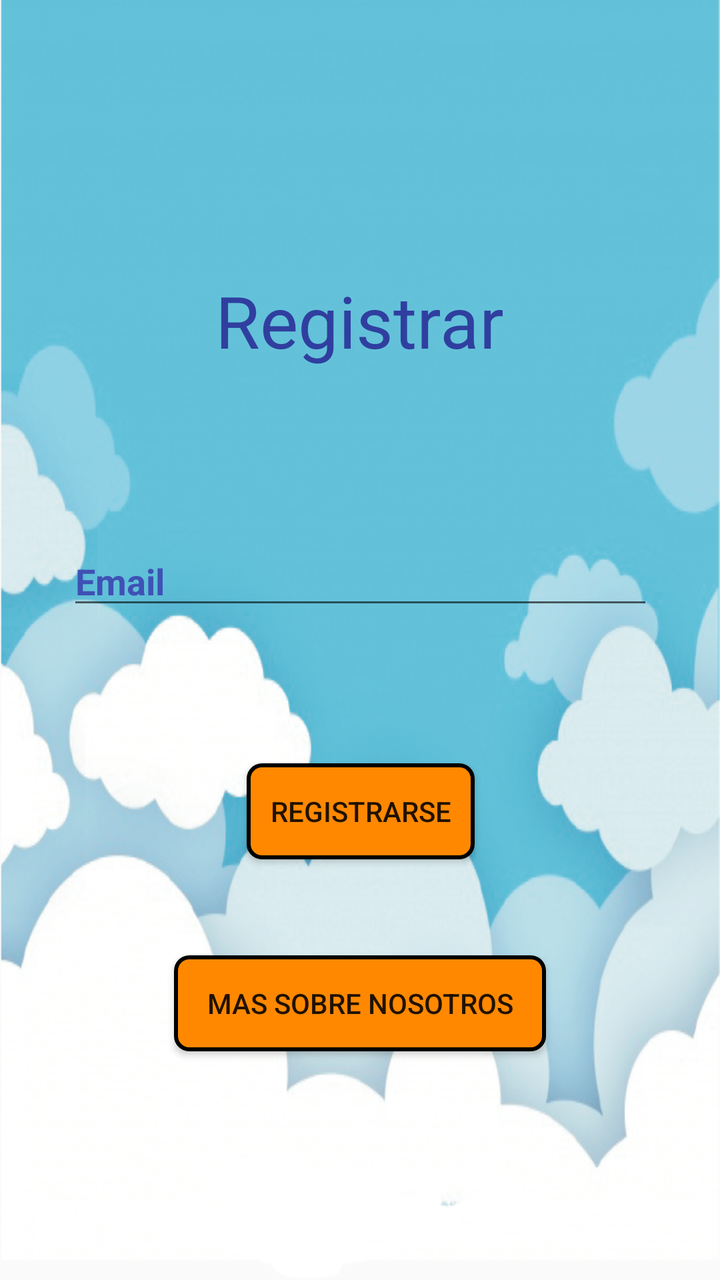
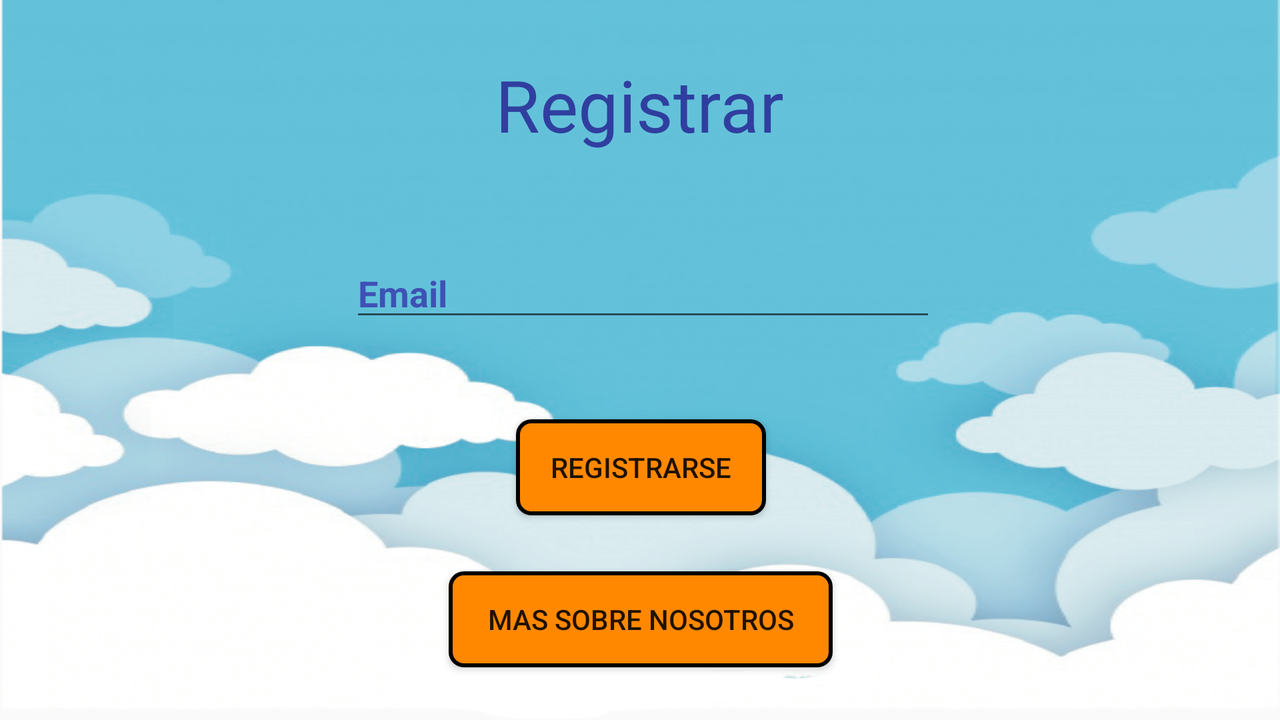

One screen, two layout resources from the same app: the default and the repository's alternative for another configuration. Each is rendered where Android would select it; the XML of both is given below.
<!-- AndroidManifest.xml: application theme AppTheme -->
<!-- res/layout/activity_register.xml -->
<?xml version="1.0" encoding="utf-8"?>

<android.support.constraint.ConstraintLayout xmlns:android="http://schemas.android.com/apk/res/android"
    xmlns:app="http://schemas.android.com/apk/res-auto"
    xmlns:tools="http://schemas.android.com/tools"
    android:layout_width="match_parent"
    android:layout_height="match_parent"
    android:background="@drawable/prueva_cielo"
    tools:context=".activity.RegisterActivity">

    <TextView
        android:id="@+id/setRegister"
        android:layout_width="wrap_content"
        android:layout_height="wrap_content"
        android:layout_marginStart="4dp"
        android:layout_marginTop="136dp"
        android:layout_marginEnd="8dp"
        android:text="@string/setRegister"
        android:textColor="@color/colorPrimaryDark"
        android:textSize="36sp"
        app:layout_constraintEnd_toEndOf="parent"
        app:layout_constraintHorizontal_bias="0.509"
        app:layout_constraintStart_toStartOf="parent"
        app:layout_constraintTop_toTopOf="parent" />

    <EditText
        android:id="@+id/emailIn"
        android:layout_width="293dp"
        android:layout_height="wrap_content"
        android:layout_marginStart="8dp"
        android:layout_marginTop="84dp"
        android:layout_marginEnd="8dp"
        android:ems="10"
        android:hint="Email"
        android:inputType="textEmailAddress"
        android:textColor="@color/colorBlack"
        android:textColorHighlight="@color/colorPrimary"
        android:textColorHint="@color/colorPrimary"
        android:textStyle="bold"
        app:layout_constraintEnd_toEndOf="parent"
        app:layout_constraintHorizontal_bias="0.506"
        app:layout_constraintStart_toStartOf="parent"
        app:layout_constraintTop_toBottomOf="@+id/setRegister" />

    <Button
        android:id="@+id/btnRegister"
        android:layout_width="114dp"
        android:layout_height="wrap_content"
        android:layout_marginStart="8dp"
        android:layout_marginTop="72dp"
        android:layout_marginEnd="8dp"
        android:background="@drawable/boton_redondo"
        android:text="@string/btnRegister"
        app:layout_constraintEnd_toEndOf="parent"
        app:layout_constraintHorizontal_bias="0.501"
        app:layout_constraintStart_toStartOf="parent"
        app:layout_constraintTop_toBottomOf="@+id/emailIn" />

    <Button
        android:id="@+id/btnInfo"
        android:layout_width="186dp"
        android:layout_height="wrap_content"
        android:layout_marginStart="8dp"
        android:layout_marginTop="48dp"
        android:layout_marginEnd="8dp"
        android:background="@drawable/boton_redondo"
        android:text="@string/btnInfo"
        app:layout_constraintEnd_toEndOf="parent"
        app:layout_constraintStart_toStartOf="parent"
        app:layout_constraintTop_toBottomOf="@+id/btnRegister" />

    <ProgressBar
        android:id="@+id/progressBar"
        style="?android:attr/progressBarStyleHorizontal"
        android:layout_width="0dp"
        android:layout_height="30dp"
        android:layout_marginStart="8dp"
        android:layout_marginTop="8dp"
        android:layout_marginEnd="8dp"
        android:visibility="gone"
        app:layout_constraintEnd_toEndOf="parent"
        app:layout_constraintHorizontal_bias="0.498"
        app:layout_constraintStart_toStartOf="parent"
        app:layout_constraintTop_toTopOf="parent" />
</android.support.constraint.ConstraintLayout>
<!-- resources referenced by this layout -->
<resources>
  <color name="colorBlack">#000000</color>
  <color name="colorPrimary">#3F51B5</color>
  <color name="colorPrimaryDark">#303f9f</color>
  <!-- drawable boton_redondo (drawable) -->
  <?xml version="1.0" encoding="utf-8"?>
  
  <shape xmlns:android="http://schemas.android.com/apk/res/android" android:shape="rectangle">
      <solid android:color="@color/colorFondoBoton"/>
  
      <stroke android:width="2dp"
          android:color="#ff000000"/>
  
      <padding android:left="1dp"
          android:top="1dp"
          android:right="1dp"
          android:bottom="1dp"/>
  
      <corners android:radius="20px"/>
  
  
  </shape>
  <!-- drawable prueva_cielo: png bitmap (drawable, 197071 bytes) -->
  <string name="btnInfo">mas sobre nosotros</string>
  <string name="btnRegister">Registrarse</string>
  <string name="setRegister">Registrar</string>
  <style name="AppTheme" parent="Theme.AppCompat.Light.NoActionBar">
          
          <item name="actionBarStyle">@style/Theme.AppCompat.Light.NoActionBar</item>
          <item name="colorPrimary">@color/colorPrimary</item>
          <item name="colorPrimaryDark">@color/colorPrimaryDark</item>
          <item name="colorAccent">@color/colorAccent</item>
  
      </style>
  <color name="colorFondoBoton">@android:color/holo_orange_dark</color>
  <color name="colorAccent">#66ccf7</color>
</resources>
<!-- res/layout-land/activity_register.xml (the repository's variant of the layout above) -->
<!-- drawn on the phone turned sideways -->
<?xml version="1.0" encoding="utf-8"?>

<android.support.constraint.ConstraintLayout xmlns:android="http://schemas.android.com/apk/res/android"
    xmlns:app="http://schemas.android.com/apk/res-auto"
    xmlns:tools="http://schemas.android.com/tools"
    android:layout_width="match_parent"
    android:layout_height="match_parent"
    android:background="@drawable/prueva_cielo"
    tools:context=".activity.RegisterActivity">

    <TextView
        android:id="@+id/setRegister"
        android:layout_width="wrap_content"
        android:layout_height="wrap_content"
        android:layout_marginStart="4dp"
        android:layout_marginTop="28dp"
        android:layout_marginEnd="8dp"
        android:text="@string/setRegister"
        android:textColor="@color/colorPrimaryDark"
        android:textSize="36sp"
        app:layout_constraintEnd_toEndOf="parent"
        app:layout_constraintHorizontal_bias="0.504"
        app:layout_constraintStart_toStartOf="parent"
        app:layout_constraintTop_toTopOf="parent" />

    <EditText
        android:id="@+id/emailIn"
        android:layout_width="293dp"
        android:layout_height="wrap_content"
        android:layout_marginStart="8dp"
        android:layout_marginTop="48dp"
        android:layout_marginEnd="8dp"
        android:ems="10"
        android:hint="Email"
        android:inputType="textEmailAddress"
        android:textColor="@color/colorBlack"
        android:textColorHighlight="@color/colorPrimary"
        android:textColorHint="@color/colorPrimary"
        android:textStyle="bold"
        app:layout_constraintEnd_toEndOf="parent"
        app:layout_constraintHorizontal_bias="0.505"
        app:layout_constraintStart_toStartOf="parent"
        app:layout_constraintTop_toBottomOf="@+id/setRegister" />

    <Button
        android:id="@+id/btnRegister"
        android:layout_width="125dp"
        android:layout_height="wrap_content"
        android:layout_marginStart="8dp"
        android:layout_marginTop="44dp"
        android:layout_marginEnd="8dp"
        android:background="@drawable/boton_redondo"
        android:text="@string/btnRegister"
        app:layout_constraintEnd_toEndOf="@+id/btnInfo"
        app:layout_constraintStart_toStartOf="@+id/btnInfo"
        app:layout_constraintTop_toBottomOf="@+id/emailIn" />

    <ProgressBar
        android:id="@+id/progressBar"
        style="?android:attr/progressBarStyleHorizontal"
        android:layout_width="0dp"
        android:layout_height="30dp"
        android:layout_marginStart="8dp"
        android:layout_marginTop="8dp"
        android:layout_marginEnd="8dp"
        android:visibility="gone"
        app:layout_constraintEnd_toEndOf="parent"
        app:layout_constraintHorizontal_bias="0.498"
        app:layout_constraintStart_toStartOf="parent"
        app:layout_constraintTop_toTopOf="parent" />

    <Button
        android:id="@+id/btnInfo"
        android:layout_width="192dp"
        android:layout_height="wrap_content"
        android:layout_marginStart="8dp"
        android:layout_marginTop="28dp"
        android:layout_marginEnd="8dp"
        android:background="@drawable/boton_redondo"
        android:text="@string/btnInfo"
        app:layout_constraintEnd_toEndOf="parent"
        app:layout_constraintHorizontal_bias="0.501"
        app:layout_constraintStart_toStartOf="parent"
        app:layout_constraintTop_toBottomOf="@+id/btnRegister" />
</android.support.constraint.ConstraintLayout>
